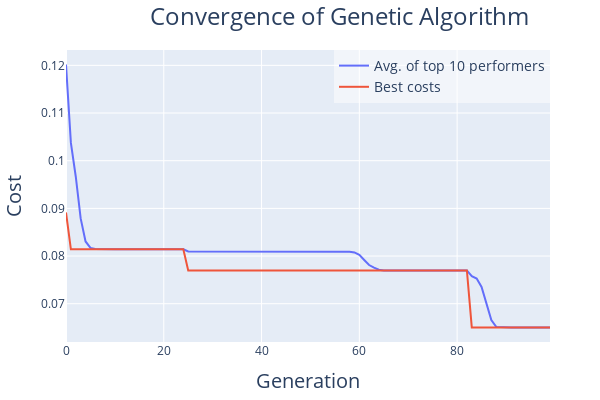

The notebook cell this image was saved under:
### Code cell
# Plot the genetic algorithm convergence plot
visualizer.plot_optimization_results()
